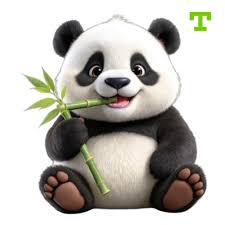
#> input picture Computer Vision lab/images.jpg, 225 x 225 px, found by its file name
$ jupyter execute Rectangles.ipynb
#> lines starting #> are read from the running program, lines starting #| are printed output that depends on the picture
[cell 1]
from skimage import io, draw
import matplotlib.pyplot as plt
import numpy as np

# Read image (remembered path)
img = io.imread(r'C:\Users\venka\Downloads\Computer Vision lab\images.jpg')
#> img is the input picture: shape (225, 225, 3); mean R, G, B 190, 187.2, 181.3

# Rectangle function
def rectangle(x, y, w, h):
    rr, cc = draw.polygon([x, x+w, x+w, x], [y, y, y+h, y+h])
    return rr, cc

# Draw rectangle safely within image bounds
rr, cc = rectangle(10, 10, min(200, img.shape[0]-20), min(200, img.shape[1]-20))
img[rr, cc] = 0  # black fill
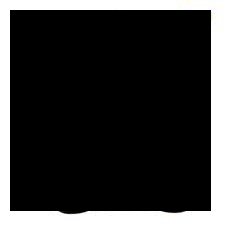
#> img: shape (225, 225, 3); mean R, G, B 51, 51, 50.9

# Show image
plt.imshow(img)
plt.axis("off")
plt.show()
